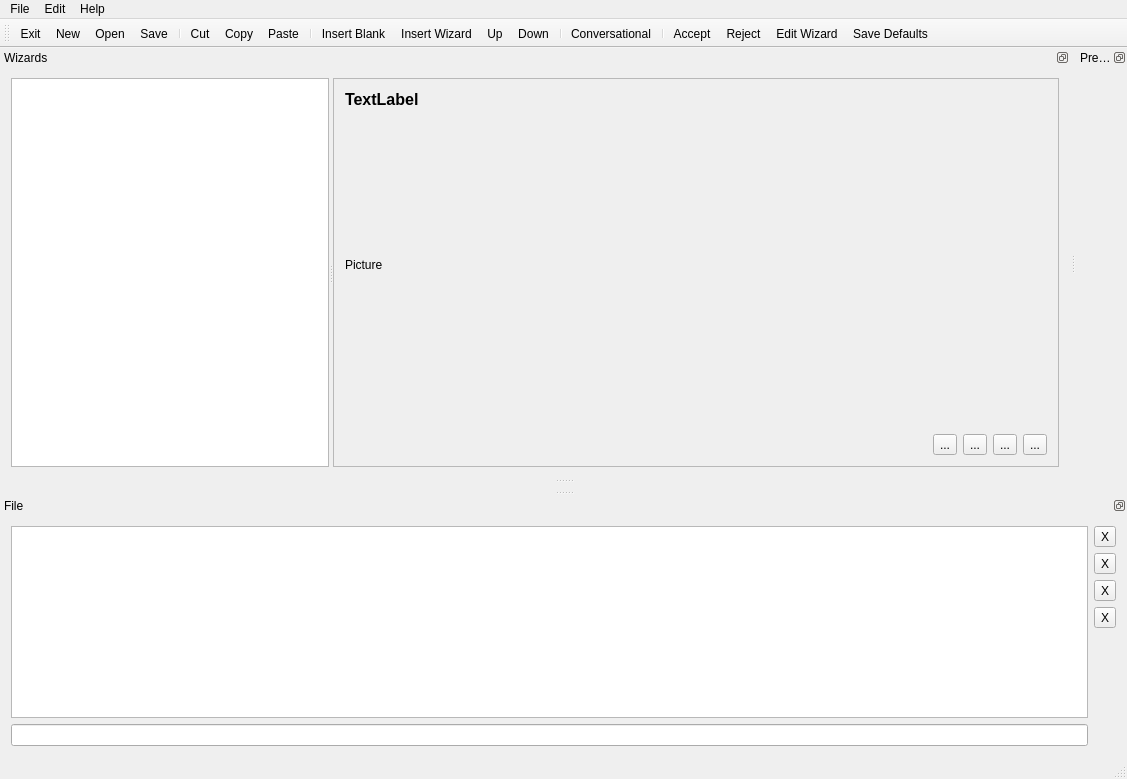
<?xml version="1.0" encoding="UTF-8"?>
<ui version="4.0">
 <class>MainWindow</class>
 <widget class="QMainWindow" name="MainWindow">
  <property name="geometry">
   <rect>
    <x>0</x>
    <y>0</y>
    <width>1127</width>
    <height>779</height>
   </rect>
  </property>
  <property name="windowTitle">
   <string>GWiz2</string>
  </property>
  <property name="windowIcon">
   <iconset resource="gwiz2.qrc">
    <normaloff>:/images/wizicon</normaloff>:/images/wizicon</iconset>
  </property>
  <widget class="QWidget" name="centralWidget"/>
  <widget class="QMenuBar" name="menuBar">
   <property name="geometry">
    <rect>
     <x>0</x>
     <y>0</y>
     <width>1127</width>
     <height>20</height>
    </rect>
   </property>
   <widget class="QMenu" name="menuFile">
    <property name="title">
     <string>File</string>
    </property>
    <addaction name="actionNew"/>
    <addaction name="actionOpen"/>
    <addaction name="actionSave"/>
    <addaction name="actionSave_As"/>
    <addaction name="separator"/>
    <addaction name="actionRedirect_Output"/>
    <addaction name="actionExit"/>
   </widget>
   <widget class="QMenu" name="menuEdit">
    <property name="title">
     <string>Edit</string>
    </property>
    <addaction name="actionCut"/>
    <addaction name="actionCopy"/>
    <addaction name="actionPaste"/>
    <addaction name="separator"/>
    <addaction name="actionInsertBlank"/>
    <addaction name="actionInsertWizard"/>
   </widget>
   <widget class="QMenu" name="menuHelp">
    <property name="title">
     <string>Help</string>
    </property>
    <addaction name="actionAbout"/>
   </widget>
   <addaction name="menuFile"/>
   <addaction name="menuEdit"/>
   <addaction name="menuHelp"/>
  </widget>
  <widget class="QToolBar" name="mainToolBar">
   <attribute name="toolBarArea">
    <enum>TopToolBarArea</enum>
   </attribute>
   <attribute name="toolBarBreak">
    <bool>false</bool>
   </attribute>
   <addaction name="actionExit"/>
   <addaction name="actionNew"/>
   <addaction name="actionOpen"/>
   <addaction name="actionSave"/>
   <addaction name="separator"/>
   <addaction name="actionCut"/>
   <addaction name="actionCopy"/>
   <addaction name="actionPaste"/>
   <addaction name="separator"/>
   <addaction name="actionInsertBlank"/>
   <addaction name="actionInsertWizard"/>
   <addaction name="actionUp"/>
   <addaction name="actionDown"/>
   <addaction name="separator"/>
   <addaction name="actionConversational"/>
   <addaction name="separator"/>
   <addaction name="actionAccept"/>
   <addaction name="actionReject"/>
   <addaction name="actionEditWizard"/>
   <addaction name="actionSetWizard"/>
  </widget>
  <widget class="QStatusBar" name="statusBar"/>
  <widget class="QDockWidget" name="dockWizards">
   <property name="features">
    <set>QDockWidget::DockWidgetFloatable|QDockWidget::DockWidgetMovable</set>
   </property>
   <property name="windowTitle">
    <string>Wizards</string>
   </property>
   <attribute name="dockWidgetArea">
    <number>4</number>
   </attribute>
   <widget class="QWidget" name="dockWizardsContents">
    <layout class="QVBoxLayout" name="verticalLayout_2">
     <item>
      <widget class="QSplitter" name="splitterVertical">
       <property name="orientation">
        <enum>Qt::Horizontal</enum>
       </property>
       <widget class="QTreeWidget" name="treeWizards">
        <property name="columnCount">
         <number>1</number>
        </property>
        <attribute name="headerVisible">
         <bool>false</bool>
        </attribute>
        <column>
         <property name="text">
          <string notr="true">1</string>
         </property>
        </column>
       </widget>
       <widget class="QFrame" name="frame_2">
        <property name="frameShape">
         <enum>QFrame::StyledPanel</enum>
        </property>
        <property name="frameShadow">
         <enum>QFrame::Raised</enum>
        </property>
        <layout class="QVBoxLayout" name="verticalLayout_3">
         <item>
          <widget class="QFrame" name="frame_3">
           <property name="frameShape">
            <enum>QFrame::NoFrame</enum>
           </property>
           <property name="frameShadow">
            <enum>QFrame::Raised</enum>
           </property>
           <layout class="QHBoxLayout" name="horizontalLayout">
            <property name="leftMargin">
             <number>0</number>
            </property>
            <property name="topMargin">
             <number>0</number>
            </property>
            <property name="rightMargin">
             <number>0</number>
            </property>
            <property name="bottomMargin">
             <number>0</number>
            </property>
            <item>
             <widget class="QFrame" name="frame_9">
              <property name="frameShadow">
               <enum>QFrame::Raised</enum>
              </property>
              <layout class="QVBoxLayout" name="verticalLayout_7">
               <property name="leftMargin">
                <number>0</number>
               </property>
               <property name="topMargin">
                <number>0</number>
               </property>
               <property name="rightMargin">
                <number>0</number>
               </property>
               <property name="bottomMargin">
                <number>0</number>
               </property>
               <item>
                <widget class="QLabel" name="lblDescription">
                 <property name="sizePolicy">
                  <sizepolicy hsizetype="Preferred" vsizetype="Fixed">
                   <horstretch>0</horstretch>
                   <verstretch>0</verstretch>
                  </sizepolicy>
                 </property>
                 <property name="font">
                  <font>
                   <pointsize>12</pointsize>
                   <weight>75</weight>
                   <bold>true</bold>
                   <stylestrategy>PreferAntialias</stylestrategy>
                  </font>
                 </property>
                 <property name="text">
                  <string>TextLabel</string>
                 </property>
                </widget>
               </item>
               <item>
                <widget class="QLabel" name="lblGraphic">
                 <property name="sizePolicy">
                  <sizepolicy hsizetype="Fixed" vsizetype="Fixed">
                   <horstretch>0</horstretch>
                   <verstretch>0</verstretch>
                  </sizepolicy>
                 </property>
                 <property name="minimumSize">
                  <size>
                   <width>400</width>
                   <height>300</height>
                  </size>
                 </property>
                 <property name="maximumSize">
                  <size>
                   <width>400</width>
                   <height>300</height>
                  </size>
                 </property>
                 <property name="text">
                  <string>Picture</string>
                 </property>
                </widget>
               </item>
               <item>
                <spacer name="verticalSpacer_2">
                 <property name="orientation">
                  <enum>Qt::Vertical</enum>
                 </property>
                 <property name="sizeHint" stdset="0">
                  <size>
                   <width>20</width>
                   <height>40</height>
                  </size>
                 </property>
                </spacer>
               </item>
              </layout>
             </widget>
            </item>
            <item>
             <widget class="QFrame" name="frame_6">
              <property name="frameShadow">
               <enum>QFrame::Raised</enum>
              </property>
              <layout class="QVBoxLayout" name="verticalLayout_6">
               <property name="leftMargin">
                <number>0</number>
               </property>
               <property name="topMargin">
                <number>0</number>
               </property>
               <property name="rightMargin">
                <number>0</number>
               </property>
               <property name="bottomMargin">
                <number>0</number>
               </property>
               <item>
                <widget class="QScrollArea" name="scrollAreaParams">
                 <property name="frameShape">
                  <enum>QFrame::NoFrame</enum>
                 </property>
                 <property name="horizontalScrollBarPolicy">
                  <enum>Qt::ScrollBarAsNeeded</enum>
                 </property>
                 <property name="widgetResizable">
                  <bool>true</bool>
                 </property>
                 <widget class="QWidget" name="scrollAreaWidgetContents">
                  <property name="geometry">
                   <rect>
                    <x>0</x>
                    <y>0</y>
                    <width>314</width>
                    <height>340</height>
                   </rect>
                  </property>
                  <property name="autoFillBackground">
                   <bool>true</bool>
                  </property>
                  <layout class="QHBoxLayout" name="horizontalLayout_4">
                   <property name="leftMargin">
                    <number>0</number>
                   </property>
                   <property name="topMargin">
                    <number>0</number>
                   </property>
                   <property name="rightMargin">
                    <number>0</number>
                   </property>
                   <property name="bottomMargin">
                    <number>0</number>
                   </property>
                   <item>
                    <widget class="QFrame" name="frameParams">
                     <property name="frameShadow">
                      <enum>QFrame::Raised</enum>
                     </property>
                    </widget>
                   </item>
                  </layout>
                 </widget>
                </widget>
               </item>
               <item>
                <widget class="QFrame" name="frame_8">
                 <property name="sizePolicy">
                  <sizepolicy hsizetype="Preferred" vsizetype="Fixed">
                   <horstretch>0</horstretch>
                   <verstretch>0</verstretch>
                  </sizepolicy>
                 </property>
                 <property name="frameShape">
                  <enum>QFrame::NoFrame</enum>
                 </property>
                 <property name="frameShadow">
                  <enum>QFrame::Raised</enum>
                 </property>
                 <layout class="QHBoxLayout" name="horizontalLayout_3">
                  <property name="leftMargin">
                   <number>0</number>
                  </property>
                  <property name="topMargin">
                   <number>0</number>
                  </property>
                  <property name="rightMargin">
                   <number>0</number>
                  </property>
                  <property name="bottomMargin">
                   <number>0</number>
                  </property>
                  <item>
                   <spacer name="horizontalSpacer">
                    <property name="orientation">
                     <enum>Qt::Horizontal</enum>
                    </property>
                    <property name="sizeHint" stdset="0">
                     <size>
                      <width>40</width>
                      <height>20</height>
                     </size>
                    </property>
                   </spacer>
                  </item>
                  <item>
                   <widget class="QToolButton" name="btnAccept">
                    <property name="text">
                     <string>...</string>
                    </property>
                   </widget>
                  </item>
                  <item>
                   <widget class="QToolButton" name="btnReject">
                    <property name="text">
                     <string>...</string>
                    </property>
                   </widget>
                  </item>
                  <item>
                   <widget class="QToolButton" name="btnEditWizard">
                    <property name="text">
                     <string>...</string>
                    </property>
                   </widget>
                  </item>
                  <item>
                   <widget class="QToolButton" name="btnSetWizard">
                    <property name="text">
                     <string>...</string>
                    </property>
                   </widget>
                  </item>
                 </layout>
                </widget>
               </item>
              </layout>
             </widget>
            </item>
           </layout>
          </widget>
         </item>
        </layout>
       </widget>
      </widget>
     </item>
    </layout>
   </widget>
  </widget>
  <widget class="QDockWidget" name="dockPreview">
   <property name="features">
    <set>QDockWidget::DockWidgetFloatable|QDockWidget::DockWidgetMovable</set>
   </property>
   <property name="windowTitle">
    <string>Preview</string>
   </property>
   <attribute name="dockWidgetArea">
    <number>4</number>
   </attribute>
   <widget class="QWidget" name="dockPreviewContents">
    <layout class="QVBoxLayout" name="verticalLayout_9"/>
   </widget>
  </widget>
  <widget class="QDockWidget" name="dockWizfile">
   <property name="features">
    <set>QDockWidget::DockWidgetFloatable|QDockWidget::DockWidgetMovable</set>
   </property>
   <property name="windowTitle">
    <string>File</string>
   </property>
   <attribute name="dockWidgetArea">
    <number>8</number>
   </attribute>
   <widget class="QWidget" name="dockWidgetContents">
    <layout class="QHBoxLayout" name="horizontalLayout_5">
     <item>
      <widget class="QFrame" name="frame_5">
       <property name="frameShape">
        <enum>QFrame::NoFrame</enum>
       </property>
       <property name="frameShadow">
        <enum>QFrame::Raised</enum>
       </property>
       <layout class="QHBoxLayout" name="horizontalLayout_2">
        <property name="leftMargin">
         <number>0</number>
        </property>
        <property name="topMargin">
         <number>0</number>
        </property>
        <property name="rightMargin">
         <number>0</number>
        </property>
        <property name="bottomMargin">
         <number>0</number>
        </property>
        <item>
         <widget class="QFrame" name="frame_10">
          <property name="frameShape">
           <enum>QFrame::NoFrame</enum>
          </property>
          <property name="frameShadow">
           <enum>QFrame::Raised</enum>
          </property>
          <layout class="QVBoxLayout" name="verticalLayout_8">
           <property name="leftMargin">
            <number>0</number>
           </property>
           <property name="topMargin">
            <number>0</number>
           </property>
           <property name="rightMargin">
            <number>0</number>
           </property>
           <property name="bottomMargin">
            <number>0</number>
           </property>
           <item>
            <widget class="GWizListView" name="lstWizFile">
             <property name="selectionBehavior">
              <enum>QAbstractItemView::SelectRows</enum>
             </property>
            </widget>
           </item>
           <item>
            <widget class="GWizLineEdit" name="editLine"/>
           </item>
          </layout>
         </widget>
        </item>
        <item>
         <widget class="QFrame" name="frame_4">
          <property name="frameShape">
           <enum>QFrame::NoFrame</enum>
          </property>
          <property name="frameShadow">
           <enum>QFrame::Raised</enum>
          </property>
          <layout class="QVBoxLayout" name="verticalLayout_4">
           <property name="leftMargin">
            <number>0</number>
           </property>
           <property name="topMargin">
            <number>0</number>
           </property>
           <property name="rightMargin">
            <number>0</number>
           </property>
           <property name="bottomMargin">
            <number>0</number>
           </property>
           <item>
            <widget class="QToolButton" name="btnUp">
             <property name="text">
              <string>X</string>
             </property>
            </widget>
           </item>
           <item>
            <widget class="QToolButton" name="btnDwn">
             <property name="text">
              <string>X</string>
             </property>
            </widget>
           </item>
           <item>
            <widget class="QToolButton" name="btnInsertBlank">
             <property name="text">
              <string>X</string>
             </property>
            </widget>
           </item>
           <item>
            <widget class="QToolButton" name="btnInsertWizard">
             <property name="text">
              <string>X</string>
             </property>
            </widget>
           </item>
           <item>
            <spacer name="verticalSpacer">
             <property name="orientation">
              <enum>Qt::Vertical</enum>
             </property>
             <property name="sizeHint" stdset="0">
              <size>
               <width>20</width>
               <height>40</height>
              </size>
             </property>
            </spacer>
           </item>
          </layout>
         </widget>
        </item>
       </layout>
      </widget>
     </item>
    </layout>
   </widget>
  </widget>
  <action name="actionExit">
   <property name="icon">
    <iconset resource="gwiz2.qrc">
     <normaloff>:/images/exit</normaloff>:/images/exit</iconset>
   </property>
   <property name="text">
    <string>Exit</string>
   </property>
  </action>
  <action name="actionNew">
   <property name="icon">
    <iconset resource="gwiz2.qrc">
     <normaloff>:/images/new</normaloff>:/images/new</iconset>
   </property>
   <property name="text">
    <string>New</string>
   </property>
  </action>
  <action name="actionOpen">
   <property name="icon">
    <iconset resource="gwiz2.qrc">
     <normaloff>:/images/open</normaloff>:/images/open</iconset>
   </property>
   <property name="text">
    <string>Open</string>
   </property>
  </action>
  <action name="actionSave">
   <property name="icon">
    <iconset resource="gwiz2.qrc">
     <normaloff>:/images/save</normaloff>:/images/save</iconset>
   </property>
   <property name="text">
    <string>Save</string>
   </property>
  </action>
  <action name="actionCut">
   <property name="icon">
    <iconset resource="gwiz2.qrc">
     <normaloff>:/images/cut</normaloff>:/images/cut</iconset>
   </property>
   <property name="text">
    <string>Cut</string>
   </property>
  </action>
  <action name="actionCopy">
   <property name="icon">
    <iconset resource="gwiz2.qrc">
     <normaloff>:/images/copy</normaloff>:/images/copy</iconset>
   </property>
   <property name="text">
    <string>Copy</string>
   </property>
  </action>
  <action name="actionPaste">
   <property name="icon">
    <iconset resource="gwiz2.qrc">
     <normaloff>:/images/paste</normaloff>:/images/paste</iconset>
   </property>
   <property name="text">
    <string>Paste</string>
   </property>
  </action>
  <action name="actionInsertBlank">
   <property name="icon">
    <iconset resource="gwiz2.qrc">
     <normaloff>:/images/insertblank</normaloff>:/images/insertblank</iconset>
   </property>
   <property name="text">
    <string>Insert Blank</string>
   </property>
  </action>
  <action name="actionInsertWizard">
   <property name="icon">
    <iconset resource="gwiz2.qrc">
     <normaloff>:/images/insertwiz</normaloff>:/images/insertwiz</iconset>
   </property>
   <property name="text">
    <string>Insert Wizard</string>
   </property>
  </action>
  <action name="actionUp">
   <property name="icon">
    <iconset resource="gwiz2.qrc">
     <normaloff>:/images/up</normaloff>:/images/up</iconset>
   </property>
   <property name="text">
    <string>Up</string>
   </property>
  </action>
  <action name="actionDown">
   <property name="icon">
    <iconset resource="gwiz2.qrc">
     <normaloff>:/images/down</normaloff>:/images/down</iconset>
   </property>
   <property name="text">
    <string>Down</string>
   </property>
  </action>
  <action name="actionConversational">
   <property name="icon">
    <iconset resource="gwiz2.qrc">
     <normaloff>:/images/conversational</normaloff>:/images/conversational</iconset>
   </property>
   <property name="text">
    <string>Conversational</string>
   </property>
  </action>
  <action name="actionAccept">
   <property name="icon">
    <iconset resource="gwiz2.qrc">
     <normaloff>:/images/accept</normaloff>:/images/accept</iconset>
   </property>
   <property name="text">
    <string>Accept</string>
   </property>
  </action>
  <action name="actionReject">
   <property name="icon">
    <iconset resource="gwiz2.qrc">
     <normaloff>:/images/reject</normaloff>:/images/reject</iconset>
   </property>
   <property name="text">
    <string>Reject</string>
   </property>
  </action>
  <action name="actionEditWizard">
   <property name="icon">
    <iconset resource="gwiz2.qrc">
     <normaloff>:/images/edit</normaloff>:/images/edit</iconset>
   </property>
   <property name="text">
    <string>Edit Wizard</string>
   </property>
  </action>
  <action name="actionSetWizard">
   <property name="icon">
    <iconset resource="gwiz2.qrc">
     <normaloff>:/images/default</normaloff>:/images/default</iconset>
   </property>
   <property name="text">
    <string>Save Defaults</string>
   </property>
   <property name="toolTip">
    <string>Save wizard values as the default </string>
   </property>
  </action>
  <action name="actionSave_As">
   <property name="text">
    <string>Save As</string>
   </property>
  </action>
  <action name="actionRedirect_Output">
   <property name="text">
    <string>Redirect Output</string>
   </property>
  </action>
  <action name="actionAbout">
   <property name="text">
    <string>About</string>
   </property>
  </action>
  <action name="actionDelete">
   <property name="text">
    <string>Delete</string>
   </property>
  </action>
  <action name="actionGrid">
   <property name="checkable">
    <bool>true</bool>
   </property>
   <property name="text">
    <string>Grid</string>
   </property>
   <property name="toolTip">
    <string>Enable Grid</string>
   </property>
  </action>
 </widget>
 <layoutdefault spacing="6" margin="11"/>
 <customwidgets>
  <customwidget>
   <class>GWizLineEdit</class>
   <extends>QLineEdit</extends>
   <header>gwizlineedit.h</header>
  </customwidget>
  <customwidget>
   <class>GWizListView</class>
   <extends>QListView</extends>
   <header>gwizlistview.h</header>
  </customwidget>
 </customwidgets>
 <resources>
  <include location="gwiz2.qrc"/>
 </resources>
 <connections/>
</ui>
